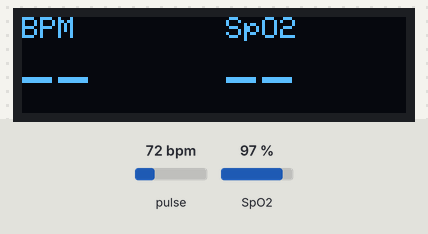
Recording of a sketch running on a simulated ESP32-S3. On the bench: 128×32 one-colour display. Inputs (shaded band) come from the test bench; at power-on: pulse 72 bpm, SpO2 97 %. Nothing arrives over Bluetooth unless stated; a phone connects over Bluetooth LE 3 s after start; what the sketch prints to the serial monitor is not drawn.

Above: at 2.2 s.
2.3 s: pulse set to 100 bpm
At 5.8 s:
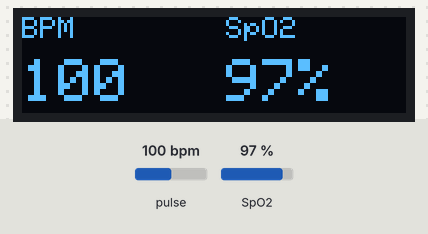
5.9 s: SpO2 set to 80 %
At 9.0 s:
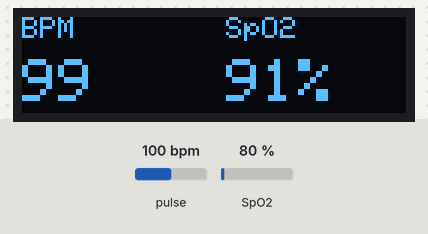
12.5 s: pulse set to 42 bpm
At 22.1 s:
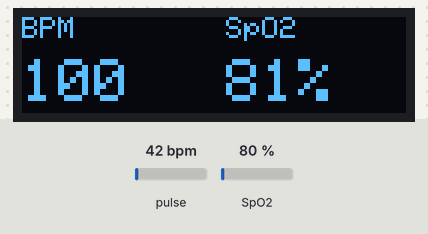
22.2 s: pulse set to 121 bpm
At 24.4 s:
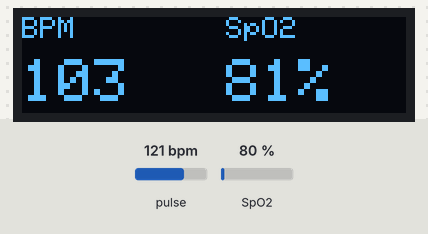
27.0 s: SpO2 set to 85 %
At 31.3 s:
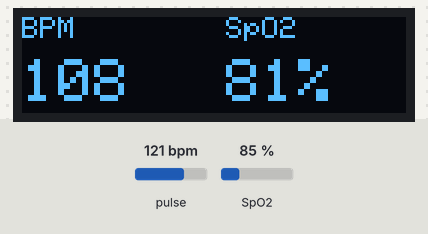
Timing chart, 0 to 32.8 s (numbered marks = the images above; inputs shaded):
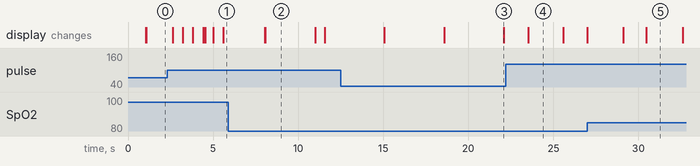

The sketch:

CVengine_ESP32_BLE_Final.ino
```cpp
#include <Wire.h>
#include <Adafruit_GFX.h>
#include <Adafruit_SSD1306.h>

#include "MAX30105.h"
#include "spo2_algorithm.h"

#include <BLEDevice.h>
#include <BLEServer.h>
#include <BLEUtils.h>
#include <BLE2902.h>

// =====================================================
// ESP32-S3 SUPER MINI I2C
// =====================================================
#define SDA_PIN 6
#define SCL_PIN 7

// =====================================================
// OLED 128x32
// =====================================================
#define OLED_ADDR 0x3C
#define SCREEN_WIDTH 128
#define SCREEN_HEIGHT 32

Adafruit_SSD1306 oled(
  SCREEN_WIDTH,
  SCREEN_HEIGHT,
  &Wire,
  -1
);

// =====================================================
// MAX30102
// =====================================================
MAX30105 sensor;

// =====================================================
// BPM SETTINGS
// SAME LOGIC AS YOUR WORKING CODE
// =====================================================
#define MA_SIZE 5
#define BPM_SIZE 5

#define MIN_BPM 40
#define MAX_BPM 120

#define REFRACTORY 300

int brightness = 30;

long ir = 0;

long smooth = 0;
long previousSmooth = 0;

unsigned long previousBeat = 0;
unsigned long previousInterval = 0;

long peak = 0;
long trough = 0;
long amplitude = 0;

bool rising = false;
bool finger = false;

long ma[MA_SIZE];

int maIndex = 0;
int maCount = 0;

float bpmBuffer[BPM_SIZE];

int bpmIndex = 0;
int bpmCount = 0;

int bpm = 0;

// =====================================================
// SPO2
// =====================================================
#define SPO2_BUFFER_SIZE 100

uint32_t irBuffer[SPO2_BUFFER_SIZE];
uint32_t redBuffer[SPO2_BUFFER_SIZE];

int spo2Index = 0;

int32_t calculatedSpO2 = 0;
int8_t validSpO2 = 0;

int32_t tempHeartRate = 0;
int8_t tempHeartRateValid = 0;

int displaySpO2 = 0;

// =====================================================
// BLE
// =====================================================
#define SERVICE_UUID \
"12345678-1234-1234-1234-1234567890ab"

#define CHARACTERISTIC_UUID \
"abcdefab-1234-5678-1234-abcdefabcdef"

BLECharacteristic *pCharacteristic;
BLEServer *pServer;

bool deviceConnected = false;
unsigned long lastBleSend = 0;
#define BLE_SEND_INTERVAL 500

// =====================================================
// BLE CALLBACKS
// =====================================================
class ServerCallbacks : public BLEServerCallbacks {

  void onConnect(BLEServer *server) {

    deviceConnected = true;

    Serial.println("BLE CONNECTED");
  }

  void onDisconnect(BLEServer *server) {

    deviceConnected = false;

    Serial.println("BLE DISCONNECTED");

    delay(200);

    server->startAdvertising();

    Serial.println("BLE ADVERTISING AGAIN");
  }
};

// =====================================================
// RESET BPM
// =====================================================
void resetBPM() {

  bpm = 0;

  previousBeat = 0;
  previousInterval = 0;

  smooth = 0;
  previousSmooth = 0;

  peak = 0;
  trough = 0;
  amplitude = 0;

  rising = false;

  maIndex = 0;
  maCount = 0;

  bpmIndex = 0;
  bpmCount = 0;

  for (int i = 0; i < MA_SIZE; i++) {
    ma[i] = 0;
  }

  for (int i = 0; i < BPM_SIZE; i++) {
    bpmBuffer[i] = 0;
  }
}

// =====================================================
// RESET SPO2
// =====================================================
void resetSpO2() {

  spo2Index = 0;

  calculatedSpO2 = 0;
  displaySpO2 = 0;

  validSpO2 = 0;
}

// =====================================================
// OLED
// =====================================================
void updateOLED() {

  oled.clearDisplay();

  oled.setTextColor(SSD1306_WHITE);

  // -----------------------------
  // NO FINGER
  // -----------------------------
  if (!finger) {

    oled.setTextSize(1);

    oled.setCursor(20, 2);
    oled.print("Place finger");

    oled.setCursor(0, 20);
    oled.print("BPM:--");

    oled.setCursor(65, 20);
    oled.print("SpO2:--");

    oled.display();

    return;
  }

  // -----------------------------
  // BPM
  // -----------------------------
  oled.setTextSize(1);

  oled.setCursor(0, 0);
  oled.print("BPM");

  oled.setTextSize(2);

  oled.setCursor(0, 14);

  if (bpm > 0) {
    oled.print(bpm);
  }
  else {
    oled.print("--");
  }

  // -----------------------------
  // SPO2
  // -----------------------------
  oled.setTextSize(1);

  oled.setCursor(68, 0);
  oled.print("SpO2");

  oled.setTextSize(2);

  oled.setCursor(68, 14);

  if (displaySpO2 > 0) {

    oled.print(displaySpO2);
    oled.print("%");
  }
  else {

    oled.print("--");
  }

  oled.display();
}

// =====================================================
// BLE SEND
// =====================================================
void sendBLE() {

  // Keep BLE traffic controlled: 2 packets/second is enough for the app.
  if (millis() - lastBleSend < BLE_SEND_INTERVAL) return;
  lastBleSend = millis();

  String data;

  if (!finger) {
    data = "0,0,NO_CONTACT";
  }
  else if (bpm > 0 && displaySpO2 > 0) {
    data = String(bpm) + "," + String(displaySpO2) + ",OK";
  }
  else {
    // Finger is present, but validated BPM/SpO2 are still settling.
    // Wait instead of generating a false error notification.
    return;
  }

  pCharacteristic->setValue(data.c_str());

  if (deviceConnected) {
    pCharacteristic->notify();
  }

  Serial.println(data);
}

// =====================================================
// SETUP
// =====================================================
void setup() {

  Serial.begin(115200);

  delay(1000);

  // ===================================================
  // I2C
  // ===================================================
  Wire.begin(SDA_PIN, SCL_PIN);

  Wire.setClock(400000);

  // ===================================================
  // OLED
  // ===================================================
  if (!oled.begin(
        SSD1306_SWITCHCAPVCC,
        OLED_ADDR)) {

    Serial.println("OLED ERROR");

    while (1);
  }

  oled.clearDisplay();

  oled.setTextColor(SSD1306_WHITE);

  oled.setTextSize(1);

  oled.setCursor(20, 10);

  oled.print("Starting...");

  oled.display();

  // ===================================================
  // MAX30102
  // ===================================================
  if (!sensor.begin(
        Wire,
        I2C_SPEED_FAST,
        0x57)) {

    Serial.println("MAX30102 ERROR");

    oled.clearDisplay();

    oled.setCursor(10, 10);

    oled.print("MAX30102 ERROR");

    oled.display();

    while (1);
  }

  // ===================================================
  // SENSOR SETTINGS
  // ===================================================
  sensor.setup(
    brightness,
    4,
    2,
    100,
    411,
    4096
  );

  // RED + IR both required for SpO2
  sensor.setPulseAmplitudeRed(brightness);
  sensor.setPulseAmplitudeIR(brightness);

  // ===================================================
  // BLE
  // ===================================================
  BLEDevice::init("CVengine Watch");

  pServer =
    BLEDevice::createServer();

  pServer->setCallbacks(
    new ServerCallbacks()
  );

  BLEService *pService =
    pServer->createService(
      SERVICE_UUID
    );

  pCharacteristic =
    pService->createCharacteristic(
      CHARACTERISTIC_UUID,

      BLECharacteristic::PROPERTY_READ |
      BLECharacteristic::PROPERTY_NOTIFY
    );

  pCharacteristic->addDescriptor(
    new BLE2902()
  );

  pCharacteristic->setValue(
    "BPM:--,SpO2:--"
  );

  pService->start();

  // ===================================================
  // ADVERTISING
  // ===================================================
  BLEAdvertising *pAdvertising =
    BLEDevice::getAdvertising();

  pAdvertising->addServiceUUID(
    SERVICE_UUID
  );

  pAdvertising->setScanResponse(true);

  pAdvertising->setMinPreferred(0x06);
  pAdvertising->setMinPreferred(0x12);

  BLEDevice::startAdvertising();

  Serial.println();
  Serial.println("BLE Started");
  Serial.println("Device name: CVengine Watch");

  updateOLED();
}

// =====================================================
// LOOP
// =====================================================
void loop() {

  // ---------------------------------------------------
  // READ MAX30102
  // ---------------------------------------------------
  ir = sensor.getIR();

  uint32_t red =
    sensor.getRed();

  // ===================================================
  // FINGER DETECTION
  // SAME THRESHOLD FROM YOUR WORKING BPM CODE
  // ===================================================
  finger = ir > 10000;

  // ===================================================
  // NO FINGER
  // ===================================================
  if (!finger) {

    resetBPM();

    resetSpO2();

    updateOLED();

    sendBLE();

    delay(100);

    return;
  }

  // ===================================================
  // BPM ALGORITHM
  // YOUR ORIGINAL WORKING LOGIC
  // ===================================================

  ma[maIndex] = ir;

  maIndex =
    (maIndex + 1) % MA_SIZE;

  if (maCount < MA_SIZE) {
    maCount++;
  }

  long total = 0;

  for (int i = 0; i < maCount; i++) {

    total += ma[i];
  }

  smooth =
    total / maCount;

  // ---------------------------------------------------
  // DERIVATIVE
  // ---------------------------------------------------
  long derivative =
    smooth - previousSmooth;

  // ---------------------------------------------------
  // RISING EDGE
  // ---------------------------------------------------
  if (derivative > 0) {

    if (!rising) {

      rising = true;

      trough = smooth;

      peak = smooth;
    }

    if (smooth > peak) {

      peak = smooth;
    }
  }

  // ---------------------------------------------------
  // FALLING EDGE = PEAK
  // ---------------------------------------------------
  if (
    derivative < 0 &&
    rising
  ) {

    rising = false;

    amplitude =
      peak - trough;

    // -------------------------------------------------
    // MINIMUM PULSE AMPLITUDE
    // -------------------------------------------------
    if (amplitude > 100) {

      unsigned long now =
        millis();

      // -----------------------------------------------
      // REFRACTORY
      // -----------------------------------------------
      if (
        previousBeat == 0 ||
        now - previousBeat >= REFRACTORY
      ) {

        if (previousBeat > 0) {

          unsigned long interval =
            now - previousBeat;

          int currentBPM =
            60000UL / interval;

          // -------------------------------------------
          // VALID BPM RANGE
          // -------------------------------------------
          if (
            currentBPM >= MIN_BPM &&
            currentBPM <= MAX_BPM
          ) {

            bool valid = true;

            // -----------------------------------------
            // REJECT >20% INTERVAL CHANGE
            // -----------------------------------------
            if (previousInterval > 0) {

              unsigned long difference;

              if (
                interval >
                previousInterval
              ) {

                difference =
                  interval -
                  previousInterval;
              }

              else {

                difference =
                  previousInterval -
                  interval;
              }

              if (
                difference >
                previousInterval * 0.20
              ) {

                valid = false;
              }
            }

            // -----------------------------------------
            // ACCEPT BPM
            // -----------------------------------------
            if (valid) {

              previousInterval =
                interval;

              bpmBuffer[bpmIndex] =
                currentBPM;

              bpmIndex =
                (bpmIndex + 1)
                % BPM_SIZE;

              if (
                bpmCount <
                BPM_SIZE
              ) {

                bpmCount++;
              }

              float totalBPM = 0;

              for (
                int i = 0;
                i < bpmCount;
                i++
              ) {

                totalBPM +=
                  bpmBuffer[i];
              }

              bpm =
                round(
                  totalBPM /
                  bpmCount
                );
            }
          }
        }

        previousBeat = now;
      }
    }

    peak = smooth;

    trough = smooth;
  }

  previousSmooth = smooth;

  // ===================================================
  // SPO2 BUFFER
  // ===================================================
  irBuffer[spo2Index] =
    (uint32_t)ir;

  redBuffer[spo2Index] =
    red;

  spo2Index++;

  // ===================================================
  // CALCULATE SPO2
  // ===================================================
  if (
    spo2Index >=
    SPO2_BUFFER_SIZE
  ) {

    maxim_heart_rate_and_oxygen_saturation(

      irBuffer,
      SPO2_BUFFER_SIZE,

      redBuffer,

      &calculatedSpO2,
      &validSpO2,

      &tempHeartRate,
      &tempHeartRateValid
    );

    // -----------------------------------------------
    // ONLY VALID SPO2
    // -----------------------------------------------
    if (
      validSpO2 &&
      calculatedSpO2 >= 70 &&
      calculatedSpO2 <= 100
    ) {

      if (displaySpO2 == 0) {

        displaySpO2 =
          calculatedSpO2;
      }

      else {

        // Light smoothing
        displaySpO2 =
          (
            displaySpO2 * 2 +
            calculatedSpO2
          ) / 3;
      }
    }

    spo2Index = 0;
  }

  // ===================================================
  // OLED
  // ===================================================
  updateOLED();

  // ===================================================
  // BLE
  // ===================================================
  sendBLE();

  // Approximately 100 Hz
  delay(10);
}
```

Measured:
- after the input at 5.9 s, the display: first differs from a run without the input after 2.2 s (image 2)
- after the input at 22.2 s, the display: changes after 1.3 s (image 4)
- what the display in image 2 shows lasts 2.9 s, from 8.1 s to 11.0 s
- what the display in image 4 shows lasts 2.1 s, from 23.5 s to 25.6 s
